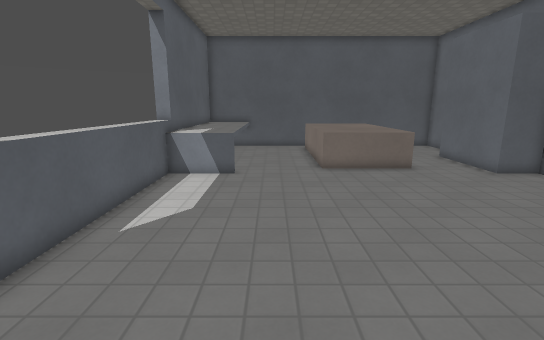
View 1 (above)

16 first-person views from a walk through a 3-D level made in the Godot game engine. The camera is 1.5 m above the floor, tilts 12° down and sees 85° across. The floor is counted in squares, 0.5 m on a side. Each view is taken from the middle of a square. On the plan, view 1 faces up. The plan holds only what a view shows up to about 20 squares ahead; the rest is blank. Surface patterns are stand-ins for the level's own textures.

View 2
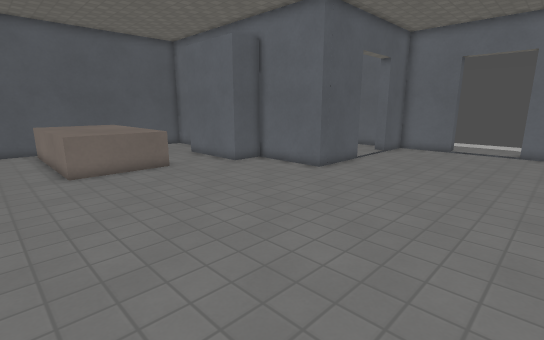

View 3
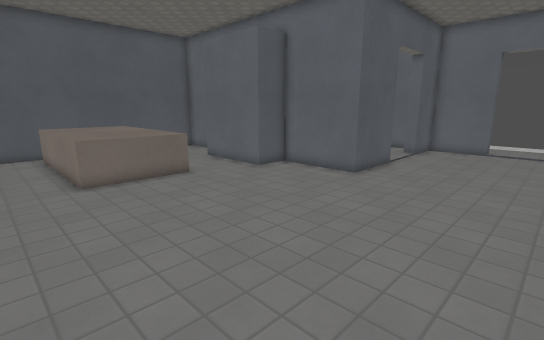

View 4
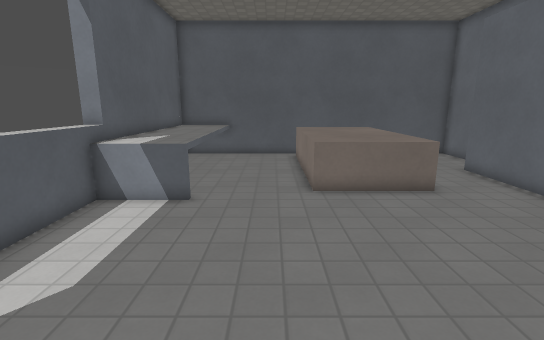

View 5
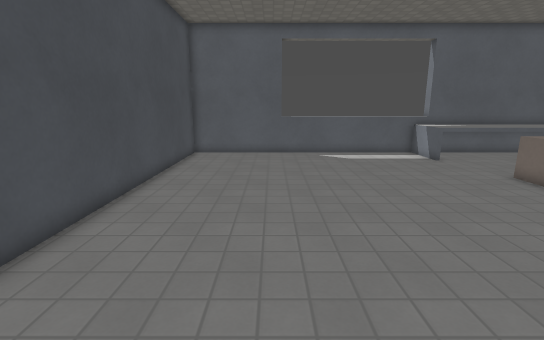

View 6
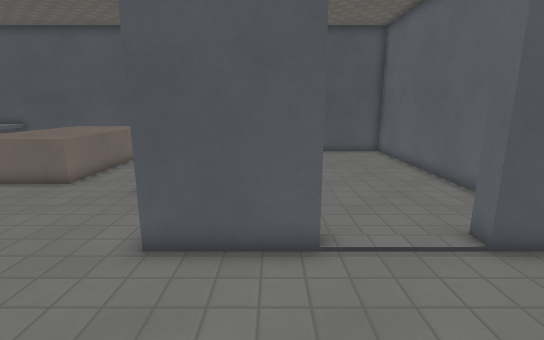

View 7
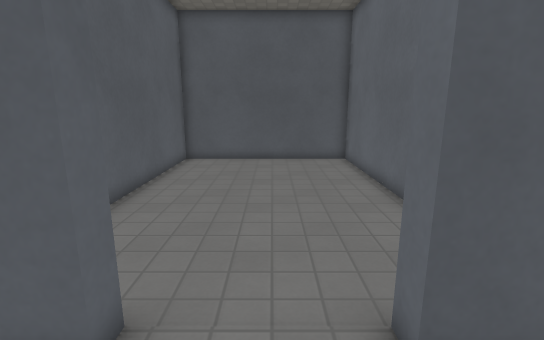

View 8
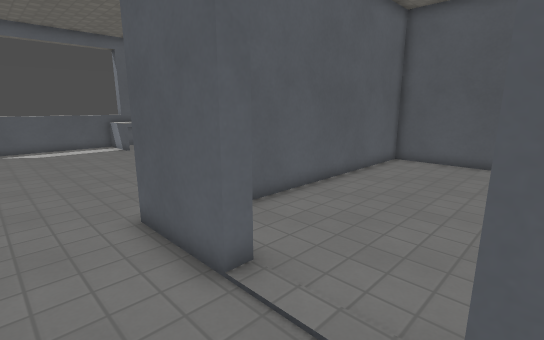

View 9
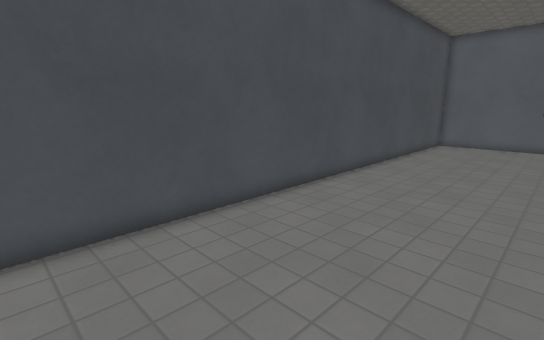

View 10
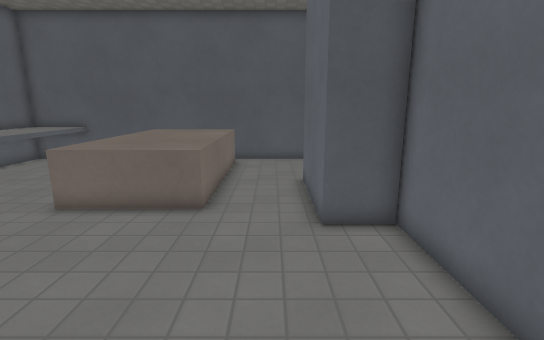

View 11
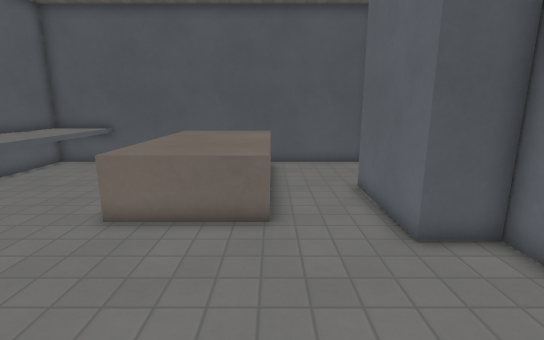

View 12
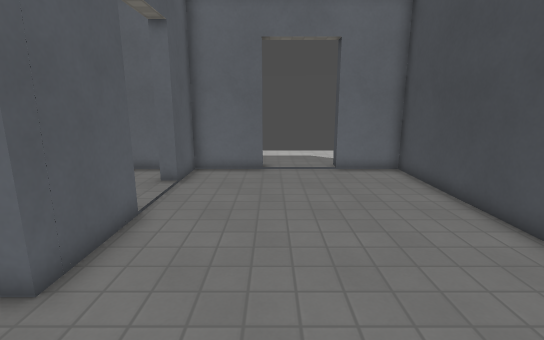

View 13
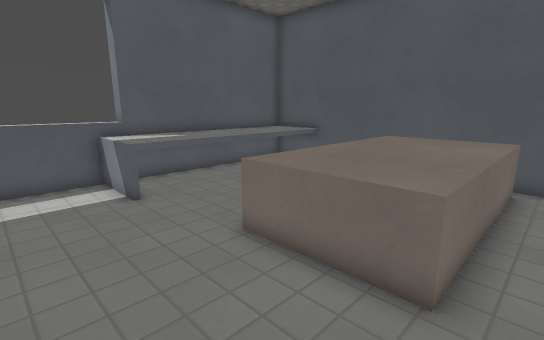

View 14
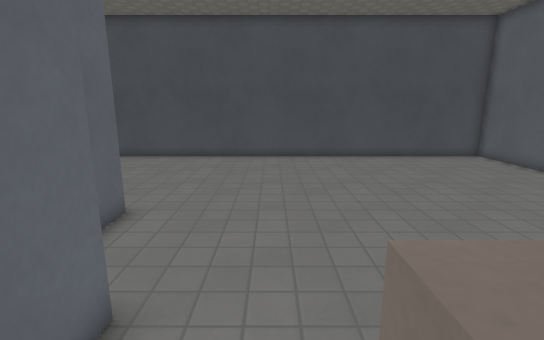

View 15
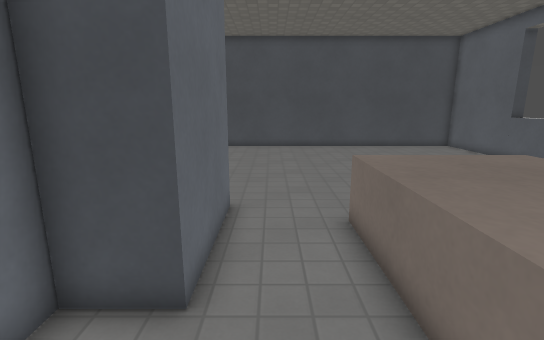

View 16
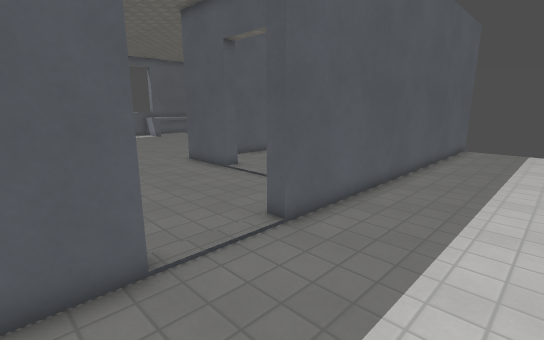

### Floor plan
Key: @ floor where view 1 was taken; # wall or solid block; . floor; = window, fence, low wall or low ledge; ^ raised ledge; O other object.
Columns run from 6 left of view 1 to 28 right of it. Each row starts with its distance up from view 1.
 24                              #
 23  #^^^#########################....
 22  #^^^... OOOOO....##........##....
 21  #^^^... OOOOO....##........##....
 20  #^^^... OOOOO....##........##....
 19  #^^^... OOOOO....##........##....
 18  #^^^... OOOOO..####........##....
 17  #^^^... OOOOO..#  #........##....
 16  #^^^... OOOOO..#  #........##....
 15  #^^^... OOOOO..#  #........##.....
 14 #^^^^....OOOO...## #........##.....
 13  #=..............###........##.....
 12  =................##........##.....
 11  =................# ........##.....
 10  =................#  .......##.....
  9  =................#####...####.....
  8  =..........................##.....
  7  =..........................##.....
  6 #=..........................##.....
  5 #=.................................
  4 ##.................................
  3  #................................
  2  #..........................##....
  1  #..........................##..
  0  #....@.....................##.   .
 -1  ############################

Where each view was taken, in squares from view 1:
view 1: 0 up, 0 right, facing up
view 2: 0 up, 0 right, facing up-right
view 3: 2 up, 0 right, facing up-right
view 4: 4 up, 1 right, facing up
view 5: 4 up, 15 right, facing left
view 6: 3 up, 15 right, facing up
view 7: 6 up, 18 right, facing up
view 8: 6 up, 20 right, facing up-left
view 9: 6 up, 21 right, facing down-left
view 10: 6 up, 9 right, facing up
view 11: 7 up, 7 right, facing up
view 12: 5 up, 8 right, facing right
view 13: 10 up, 8 right, facing up-left
view 14: 17 up, 8 right, facing down
view 15: 22 up, 9 right, facing down
view 16: 0 up, 28 right, facing up-left
